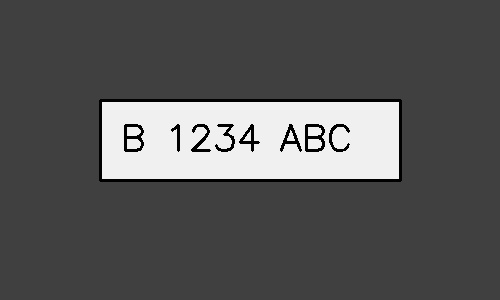
#> input picture better_test_plate.jpg, 500 x 300 px
$ python debug_contour_detection.py better_test_plate.jpg
#> lines starting #> are read from the running program, lines starting #| are printed output that depends on the picture; after the words box and inside, x2 and y2 are one past the last pixel; in counts of white or black regions, pixels touching at a corner belong together
#!/usr/bin/env python3

import cv2
import numpy as np
import sys

def debug_contour_detection(image_path):
    """Debug contour detection to see what's being found"""
#> called with image_path = 'better_test_plate.jpg'

    print(f"🔍 Debugging contour detection for: {image_path}")

    # Load image
    image = cv2.imread(image_path)
#> image is the input picture: shape (300, 500, 3); min 0, max 247, mean 87.3
    if image is None:
        print("❌ Could not load image")
        return

    print(f"📐 Image size: {image.shape[1]}x{image.shape[0]}")
#| 📐 Image size: 500x300

    # Convert to grayscale
    gray = cv2.cvtColor(image, cv2.COLOR_BGR2GRAY)

    # Apply bilateral filter to reduce noise while preserving edges
    bilateral = cv2.bilateralFilter(gray, 11, 17, 17)

    # Find edges using Canny
    edged = cv2.Canny(bilateral, 30, 200)
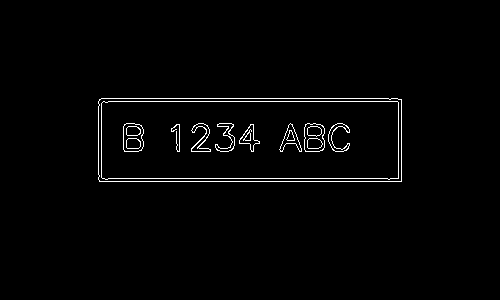
#> edged: shape (300, 500); 1.7% white in thin lines or dots, all inside (x1, y1, x2, y2) = (98, 98, 402, 182)

    # Find contours
    contours, _ = cv2.findContours(edged, cv2.RETR_TREE, cv2.CHAIN_APPROX_SIMPLE)
#> contours = 31 contours, 1 with area under 20; largest, box (x1, y1, x2, y2) and area: (98, 98, 402, 182) 25134, (98, 98, 402, 182) 25132, (101, 101, 399, 180) 22868, (101, 101, 399, 180) 22868, (304, 123, 325, 152) 518

    print(f"🔢 Found {len(contours)} total contours")
#| 🔢 Found 31 total contours

    # Filter contours by area and aspect ratio
    candidates = []
    debug_image = image.copy()

    for i, contour in enumerate(contours):
        # Get bounding rectangle
        x, y, w, h = cv2.boundingRect(contour)
        area = w * h

        # Skip very small contours
        if area < 100:
            continue

        aspect_ratio = w / h if h > 0 else 0

        # Indonesian plate typical ratios: 2.5-4.5
        if 1.5 <= aspect_ratio <= 6.0 and area >= 100:
            candidates.append({
                'contour': contour,
                'bbox': (x, y, w, h),
                'area': area,
                'aspect_ratio': aspect_ratio
            })

            # Draw all candidates in different colors
            color = (0, 255, 0) if 2.0 <= aspect_ratio <= 5.0 else (0, 255, 255)
            cv2.rectangle(debug_image, (x, y), (x+w, y+h), color, 2)
            cv2.putText(debug_image, f"#{len(candidates)} AR:{aspect_ratio:.1f}",
                       (x, y-5), cv2.FONT_HERSHEY_SIMPLEX, 0.5, color, 1)
#> this loop made 31 passes
#> (x, y, w, h, area, aspect_ratio, color) on passes 1, 2, 3, 4, 30, 31: (98, 98, 304, 84, 25536, 3.62, (0, 255, 0)), (98, 98, 304, 84, 25536, 3.62, (0, 255, 0)), (101, 101, 298, 79, 23542, 3.77, (0, 255, 0)), (101, 101, 298, 79, 23542, 3.77, (0, 255, 0)), (126, 126, 15, 10, 150, 1.5, (0, 255, 255)), (126, 126, 15, 10, 150, 1.5, (0, 255, 255))
#> (x, y, w, h, area, aspect_ratio) on passes 5, 6, 7, 9, 10, 11: (239, 124, 21, 28, 588, 0.75), (239, 124, 21, 28, 588, 0.75), (243, 129, 9, 12, 108, 0.75), (171, 124, 9, 28, 252, 0.321), (328, 123, 22, 29, 638, 0.759), (328, 123, 22, 29, 638, 0.759)
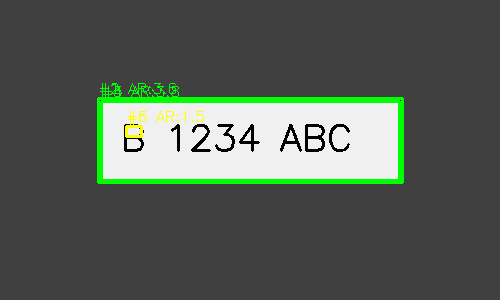
#> debug_image: shape (300, 500, 3); 3.32% of pixels changed, all inside (x1, y1, x2, y2) = (97, 83, 404, 184)
#> after the loop, candidates = 6 items

    print(f"✅ Found {len(candidates)} potential candidates")
#| ✅ Found 6 potential candidates

    # Sort by area (largest first)
    candidates.sort(key=lambda x: x['area'], reverse=True)

    # Show top candidates
    for i, candidate in enumerate(candidates[:10]):
        x, y, w, h = candidate['bbox']
        print(f"  Candidate {i+1}: bbox=({x},{y},{w},{h}) area={candidate['area']} AR={candidate['aspect_ratio']:.2f}")
#> this loop made 6 passes
#> (x, y, w, h) on passes 1 to 6: (98, 98, 304, 84), (98, 98, 304, 84), (101, 101, 298, 79), (101, 101, 298, 79), (126, 126, 15, 10), (126, 126, 15, 10)
#|   Candidate 1: bbox=(98,98,304,84) area=25536 AR=3.62
#|   Candidate 2: bbox=(98,98,304,84) area=25536 AR=3.62
#|   Candidate 3: bbox=(101,101,298,79) area=23542 AR=3.77
#|   Candidate 4: bbox=(101,101,298,79) area=23542 AR=3.77
#|   Candidate 5: bbox=(126,126,15,10) area=150 AR=1.50
#|   Candidate 6: bbox=(126,126,15,10) area=150 AR=1.50

    # Save debug image
    cv2.imwrite('contoh/debug_contours.jpg', debug_image)
    cv2.imwrite('contoh/debug_edges.jpg', edged)

    print(f"💾 Debug images saved:")
    print(f"  - contoh/debug_contours.jpg (candidates marked)")
    print(f"  - contoh/debug_edges.jpg (edge detection)")

    return candidates

if __name__ == "__main__":
    if len(sys.argv) != 2:
        print("Usage: python3 debug_contour_detection.py <image_path>")
        sys.exit(1)

    debug_contour_detection(sys.argv[1])
